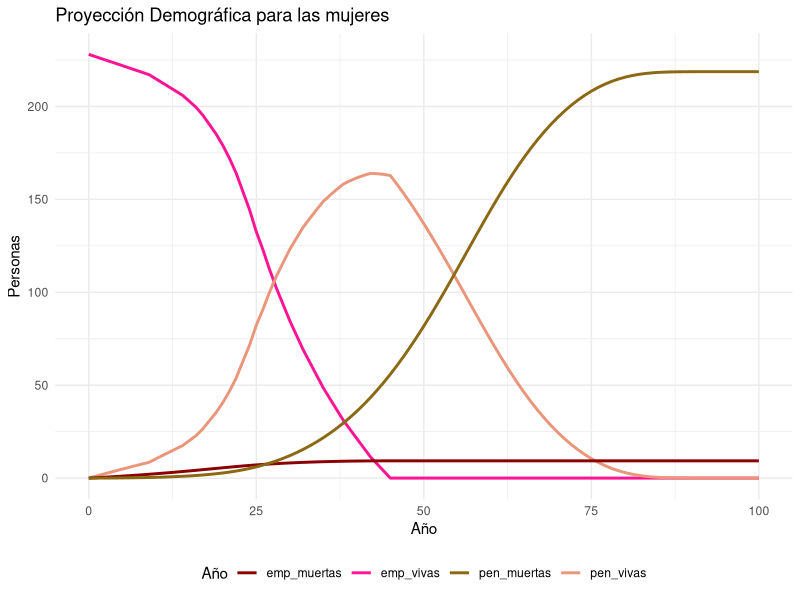
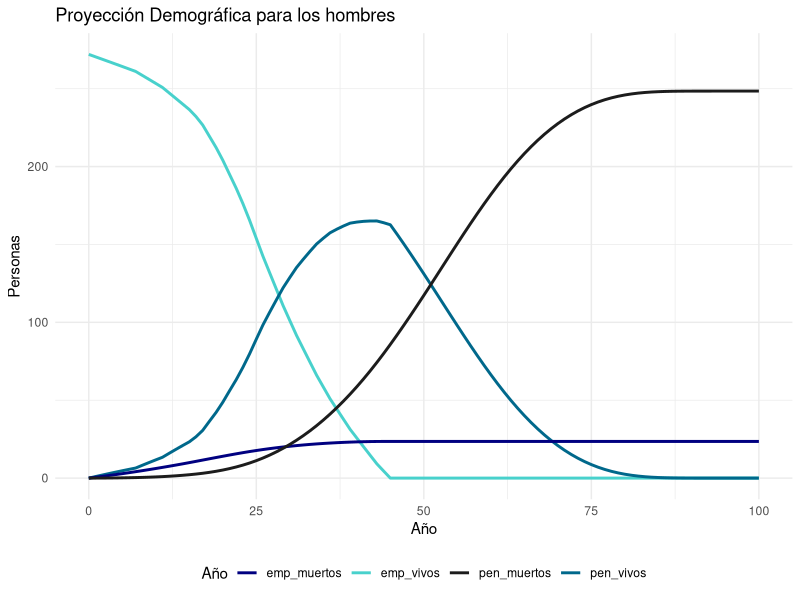
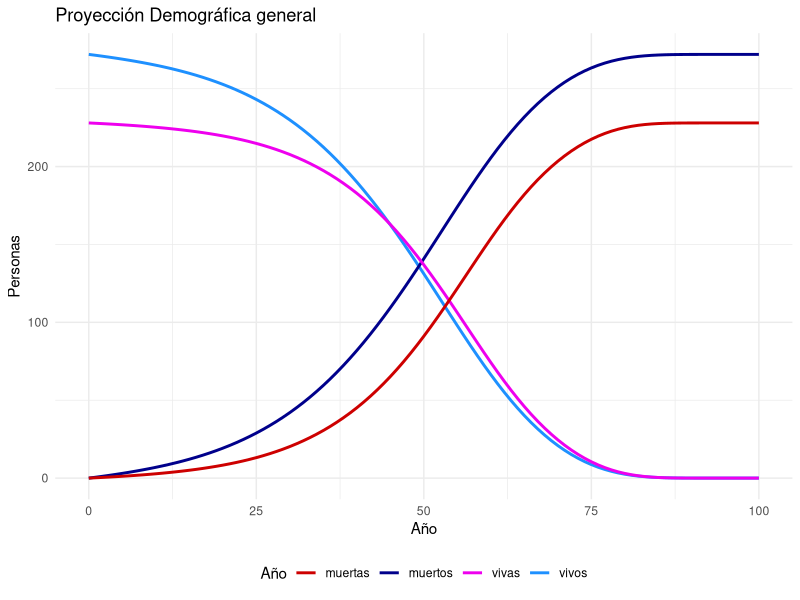

R code for these plots, in order:
## ---- chunk 1
library(readxl)
library(tidyverse)
ABC <- read_excel("Base de datos.xlsx")
SUPEN <- read_excel("tavid2000-2150.xls")
SUPEN_num <- as.data.frame(lapply(SUPEN, as.numeric), stringsAsFactors = FALSE)
## ---- chunk 2
ABC$Edad = 2023 - as.double(format(ABC$`Fecha de nacimiento`, format="%Y"))
ABC[ABC$Sexo == 'M',]$Sexo <- '1'
ABC[ABC$Sexo == 'F',]$Sexo <- '2'
ABC$Sexo <- as.double(ABC$Sexo) 
## ---- chunk 3
get_qx <- function(df_obs, df_prob){
  c <- 1
  all_qx = list()
  for (i in 1:length(df_obs[[1]])){
    x <- df_obs$Edad[i]
    if(i != 1) {
      if((df_obs$Edad[i-1] == x) & (df_obs$Sexo[i] == df_obs$Sexo[i-1])){
        
        all_qx[c] <- all_qx[c-1]
        c <- c+1
        next
      }
    } 
    y <- 2023
    df <- df_prob[df_prob$sex == df_obs$Sexo[i],]
    local_qx <- list()
    n <- 1
    while (any(df$edad == x & df$year == y)) {
      # Filtrar datos por edad y año actual 
      qx <- df[df$edad == x & df$year == y , ]$qx
      local_qx[n] <- 1 - qx
      n <- n + 1
      x <- x + 1
      y <- y + 1
    }
    all_qx[[c]] <- list()
    all_qx[[c]][[1]] <- local_qx
    all_qx[[c]][[2]] <- df_obs$Sexo[i] 
    all_qx[[c]][[3]] <- df_obs$Edad[i] 
    c <- c+1
  }
  return(all_qx)
}
## ---- chunk 4
t <- proc.time()
qx <- get_qx(ABC, SUPEN_num)
proc.time() - t
## ---- chunk 5
proy_per_viva <- data.frame(edad = 0:100, poblacionM = numeric(101), poblacionH = numeric(101))
proy_per_viva$poblacionH[1] = 272
proy_per_viva$poblacionM[1] = 228

proy_viva <- function(qx, df){
  acumH <- numeric(272) + 1
  acumM <- numeric(228) + 1
  for (i in 1:100){
    m <- 0
    h <- 0
    for (c in 1:500){
      if(qx[[c]][[2]] == 1){
        h <- h + 1
        if(i > length(qx[[c]][[1]])){
          next
        }        
        acumH[h] <- acumH[h]*qx[[c]][[1]][[i]]
      } else {
        m <- m +1
        if(i > length(qx[[c]][[1]])){
          next
        }         
        acumM[m] <- acumM[m]*qx[[c]][[1]][[i]]
      }
    }
    df$poblacionH[i+1] <- sum(acumH)
    df$poblacionM[i+1] <- sum(acumM)
  }
  return(df)
}

proy_per_viva <- proy_viva(qx, proy_per_viva)
proy_per_viva$poblacionM <- round(proy_per_viva$poblacionM, 8)
proy_per_viva$poblacionH <- round(proy_per_viva$poblacionH, 8)
## ---- chunk 6
proy_per_muerta <- proy_per_viva
proy_per_muerta$poblacionM <- 228 - proy_per_muerta$poblacionM
proy_per_muerta$poblacionH <- 272 - proy_per_muerta$poblacionH
## ---- chunk 7
proy_emp_viva <- data.frame(edad = 0:100, poblacionM = numeric(101), poblacionH = numeric(101))
proy_emp_viva$poblacionH[1] = 272
proy_emp_viva$poblacionM[1] = 228

proy_emp_vivos <- function(qx, df){
  acumH <- numeric(272) + 1
  acumM <- numeric(228) + 1
  for (i in 1:100){
    m <- 0
    h <- 0
    for (c in 1:500){
      if(qx[[c]][[2]] == 1){
        h <- h + 1
        if(i > length(qx[[c]][[1]])){
          next
        }
        if(65 <= qx[[c]][[3]] + i){
          acumH[h] <- 0
          next
        }        
        acumH[h] <- acumH[h]*qx[[c]][[1]][[i]]
      } else {
        m <- m +1
        if(i > length(qx[[c]][[1]])){
          next
        }     
        if(65 <= qx[[c]][[3]] + i){
          acumM[m] <- 0
          next
        } 
        acumM[m] <- acumM[m]*qx[[c]][[1]][[i]]
      }
    }
    df$poblacionH[i+1] <- sum(acumH)
    df$poblacionM[i+1] <- sum(acumM)
  }
  return(df)
}

proy_emp_viva <- proy_emp_vivos(qx, proy_emp_viva)
proy_emp_viva$poblacionM <- round(proy_emp_viva$poblacionM, 8)
proy_emp_viva$poblacionH <- round(proy_emp_viva$poblacionH, 8)
## ---- chunk 8
proy_pen_viva <- data.frame(edad = 0:100, poblacionM = numeric(101), poblacionH = numeric(101))
proy_pen_vivos <- function(qx, df){
  acumH <- numeric(272) + 1
  acumM <- numeric(228) + 1
  for (i in 1:100){
    m <- 0
    h <- 0
    penH <- numeric(272)
    penM <- numeric(228)
    for (c in 1:500){
      if(qx[[c]][[2]] == 1){
        h <- h + 1
        if(i > length(qx[[c]][[1]])){
          next
        }
        if(65 <= qx[[c]][[3]] + i){
          penH[h] <- 1
        }        
        acumH[h] <- acumH[h]*qx[[c]][[1]][[i]]
        penH[h] <- penH[h] * acumH[h]
      } else {
        m <- m +1
        if(i > length(qx[[c]][[1]])){
          next
        }     
        if(65 <= qx[[c]][[3]] + i){
          penM[m] <- 1
        } 
        acumM[m] <- acumM[m]*qx[[c]][[1]][[i]]
        penM[m] <- penM[m]*acumM[m]
      }
    }
    df$poblacionH[i+1] <- sum(penH)
    df$poblacionM[i+1] <- sum(penM)
  }
  return(df)
}
proy_pen_viva <- proy_pen_vivos(qx, proy_pen_viva)
proy_pen_viva$poblacionM <- round(proy_pen_viva$poblacionM, 8)
proy_pen_viva$poblacionH <- round(proy_pen_viva$poblacionH, 8)
## ---- chunk 9
proy_emp_muerta <- data.frame(edad = 0:100, poblacionM = numeric(101), poblacionH = numeric(101))

proy_emp_dead <- function(qx, df){
  acumH <- numeric(272) + 1
  acumM <- numeric(228) + 1
  for (i in 1:100){
    m <- 0
    h <- 0
    localH <- numeric(272)
    localM <- numeric(228)
    for (c in 1:500){
      if(qx[[c]][[2]] == 1){
        h <- h + 1
        if(i > length(qx[[c]][[1]])){
          next
        }
        if(65 <= qx[[c]][[3]] + i){
          acumH[h] <- 0
          next
        }        
        localH[h] <- acumH[h]*(1 - qx[[c]][[1]][[i]])
        acumH[h] <- acumH[h]*qx[[c]][[1]][[i]]
      } else {
        m <- m +1
        if(i > length(qx[[c]][[1]])){
          next
        }     
        if(65 <= qx[[c]][[3]] + i){
          acumM[m] <- 0
          next
        } 
        localM[m] <- acumM[m]*(1 - qx[[c]][[1]][[i]])
        acumM[m] <- acumM[m]*qx[[c]][[1]][[i]]
      }
    }
    df$poblacionH[i+1] <- sum(localH) + df$poblacionH[i]
    df$poblacionM[i+1] <- sum(localM) + df$poblacionM[i]
  }
  return(df)
}

proy_emp_muerta <- proy_emp_dead(qx, proy_emp_muerta)
proy_emp_muerta$poblacionM <- round(proy_emp_muerta$poblacionM, 8)
proy_emp_muerta$poblacionH <- round(proy_emp_muerta$poblacionH, 8)
## ---- chunk 10
proy_pen_muerta <- data.frame(edad = 0:100, poblacionM = numeric(101), poblacionH = numeric(101))
proy_pen_dead <- function(qx, df){
  acumH <- numeric(272) + 1
  acumM <- numeric(228) + 1
  for (i in 1:100){
    m <- 0
    h <- 0
    penH <- numeric(272)
    penM <- numeric(228)
    for (c in 1:500){
      if(qx[[c]][[2]] == 1){
        h <- h + 1
        if(i > length(qx[[c]][[1]])){
          next
        }
        if(65 <= qx[[c]][[3]] + i){
          penH[h] <- 1
        }        
        penH[h] <- penH[h] * acumH[h] *(1 - qx[[c]][[1]][[i]])
        acumH[h] <- acumH[h]*qx[[c]][[1]][[i]]
      } else {
        m <- m +1
        if(i > length(qx[[c]][[1]])){
          next
        }     
        if(65 <= qx[[c]][[3]] + i){
          penM[m] <- 1
        } 
        penM[m] <- penM[m]*acumM[m]*(1-qx[[c]][[1]][[i]])
        acumM[m] <- acumM[m]*qx[[c]][[1]][[i]]
      }
    }
    df$poblacionH[i+1] <- sum(penH) + df$poblacionH[i]
    df$poblacionM[i+1] <- sum(penM) + df$poblacionM[i]
  }
  return(df)
}
proy_pen_muerta <- proy_pen_dead(qx, proy_pen_muerta)
proy_pen_muerta$poblacionM <- round(proy_pen_muerta$poblacionM, 8)
proy_pen_muerta$poblacionH <- round(proy_pen_muerta$poblacionH, 8)
## ---- chunk 11
proy_mujeres <- data.frame(
  edad = 0:100,
  proy_vivas = proy_per_viva$poblacionM,
  proy_muertas = proy_per_muerta$poblacionM,
  proy_emp_vivas = proy_emp_viva$poblacionM,
  proy_pen_vivas = proy_pen_viva$poblacionM,
  proy_emp_muertas = proy_emp_muerta$poblacionM,
  proy_pen_muertas = proy_pen_muerta$poblacionM
)
## ---- chunk 12
library(ggplot2)
ggplot() +
  geom_line(data = proy_mujeres,
            aes(x = edad, y = proy_emp_vivas, color = "emp_vivas"),
            size = 1) +
  geom_line(data = proy_mujeres,
            aes(x = edad, y = proy_pen_vivas, color = "pen_vivas"),
            size = 1) +
  geom_line(
    data = proy_mujeres,
    aes(x = edad, y = proy_emp_muertas, color = "emp_muertas"),
    size = 1
  ) +
  geom_line(
    data = proy_mujeres,
    aes(x = edad, y = proy_pen_muertas, color = "pen_muertas"),
    size = 1
  ) +
  scale_color_manual(
    values = c(
      "emp_vivas" = "deeppink1",
      "pen_vivas" = "darksalmon",
      "emp_muertas" = "darkred",
      "pen_muertas" = "goldenrod4"
    )
  ) +
  labs(
    x = "Año",
    y = "Personas",
    title = "Proyección Demográfica para las mujeres",
    color = "Año"
  ) +
  theme_minimal() +
  theme(legend.position = 'bottom')
## ---- chunk 13
proy_hombres <- data.frame(
  edad = 0:100,
  proy_vivos = proy_per_viva$poblacionH,
  proy_muertos = proy_per_muerta$poblacionH,
  proy_emp_vivos = proy_emp_viva$poblacionH,
  proy_pen_vivos = proy_pen_viva$poblacionH,
  proy_emp_muertos = proy_emp_muerta$poblacionH,
  proy_pen_muertos = proy_pen_muerta$poblacionH
)
## ---- chunk 14
library(ggplot2)
ggplot() +
  geom_line(data = proy_hombres,
            aes(x = edad, y = proy_emp_vivos, color = "emp_vivos"),
            size = 1) +
  geom_line(data = proy_hombres,
            aes(x = edad, y = proy_pen_vivos, color = "pen_vivos"),
            size = 1) +
  geom_line(
    data = proy_hombres,
    aes(x = edad, y = proy_emp_muertos, color = "emp_muertos"),
    size = 1
  ) +
  geom_line(
    data = proy_hombres,
    aes(x = edad, y = proy_pen_muertos, color = "pen_muertos"),
    size = 1
  ) +
  scale_color_manual(
    values = c(
      "emp_vivos" = "mediumturquoise",
      "pen_vivos" = "deepskyblue4",
      "emp_muertos" = "navy",
      "pen_muertos" = "gray11"
    )
  ) +
  labs(
    x = "Año",
    y = "Personas",
    title = "Proyección Demográfica para los hombres",
    color = "Año"
  ) +
  theme_minimal() +
  theme(legend.position = 'bottom')
## ---- chunk 15
library(ggplot2)
ggplot() +
  geom_line(data = proy_hombres,
            aes(x = edad, y = proy_vivos, color = "vivos"),
            size = 1) +
  geom_line(data = proy_hombres,
            aes(x = edad, y = proy_muertos, color = "muertos"),
            size = 1) +
  geom_line(
    data = proy_mujeres,
    aes(x = edad, y = proy_vivas, color = "vivas"),
    size = 1
  ) +
  geom_line(
    data = proy_mujeres,
    aes(x = edad, y = proy_muertas, color = "muertas"),
    size = 1
  ) +
  scale_color_manual(
    values = c(
      "vivos" = "dodgerblue1",
      "muertos" = "darkblue",
      "vivas" = "magenta2",
      "muertas" = "red3"
    )
  ) +
  labs(
    x = "Año",
    y = "Personas",
    title = "Proyección Demográfica general",
    color = "Año"
  ) +
  theme_minimal() +
  theme(legend.position = 'bottom')
## ---- chunk 16
# proy_hombres$suma = proy_hombres$proy_emp_vivos + 
#   proy_hombres$proy_pen_vivos + 
#   proy_hombres$proy_emp_muertos +
#   proy_hombres$proy_pen_muertos
# 
# proy_mujeres$suma = proy_mujeres$proy_emp_vivas + 
#   proy_mujeres$proy_pen_vivas + 
#   proy_mujeres$proy_emp_muertas +
#   proy_mujeres$proy_pen_muertas

## ---- chunk 17
# rm(proy_emp_muerta)
# rm(proy_per_viva)
# rm(proy_per_muerta)
# rm(proy_emp_viva)
# rm(proy_pen_viva)
# rm(proy_pen_muerta)
# rm(t)
# rm(proy_emp_dead)
# rm(proy_viva)
# rm(proy_pen_vivos)
# rm(proy_pen_dead)
# rm(get_qx)
# rm(proy_emp_vivos)
## ---- chunk 18
proy_ben_emp <- function(df){
  col <- df[[6]]
  for (i in 1:100){
    col[102-i] <- (col[102-i] - col[101-i])*5000000*(1.03/1.07)^(100-i)
    # se hace el supuesto que empieza a inflarse el monto después del primer pago
  }
  return(col)
}
## ---- chunk 19
proy_hombres$proy_ben_emp <- round(proy_ben_emp(proy_hombres),2)
proy_mujeres$proy_ben_emp <- round(proy_ben_emp(proy_mujeres),2)
## ---- chunk 20
proy_ben_pen <- function(df){
  col <- df[[7]]
  for (i in 1:100){
    col[102-i] <- (col[102-i] - col[101-i])*1000000*(1.03/1.07)^(100-i)
    # se hace el supuesto que empieza a inflarse el monto después del primer pago
  }
  return(col)
}
## ---- chunk 21
proy_hombres$proy_ben_pen <- round(proy_ben_pen(proy_hombres),2)
proy_mujeres$proy_ben_pen <- round(proy_ben_pen(proy_mujeres),2)
## ---- chunk 22
proy_ben_ann <- function(df){
  col <- df[[5]]
  interes <- 1.07^(1/12) - 1
  # se hace el supuesto que paga la primera pensión al final de mes 
  VP_ann <- 300000*(1-(1/1.07))/interes
  VP_agui <- 150000*(1-(1/1.07))/(1.07^(1/2) - 1)
  VP <- VP_ann + VP_agui
  for (i in 1:100){
    col[i+1] <- col[i+1]*VP*(1.03/1.07)^(i-1)
  }
  return(col)
}
## ---- chunk 23
proy_hombres$proy_ben_ann <- round(proy_ben_ann(proy_hombres),2)
proy_mujeres$proy_ben_ann <- round(proy_ben_ann(proy_mujeres),2)
